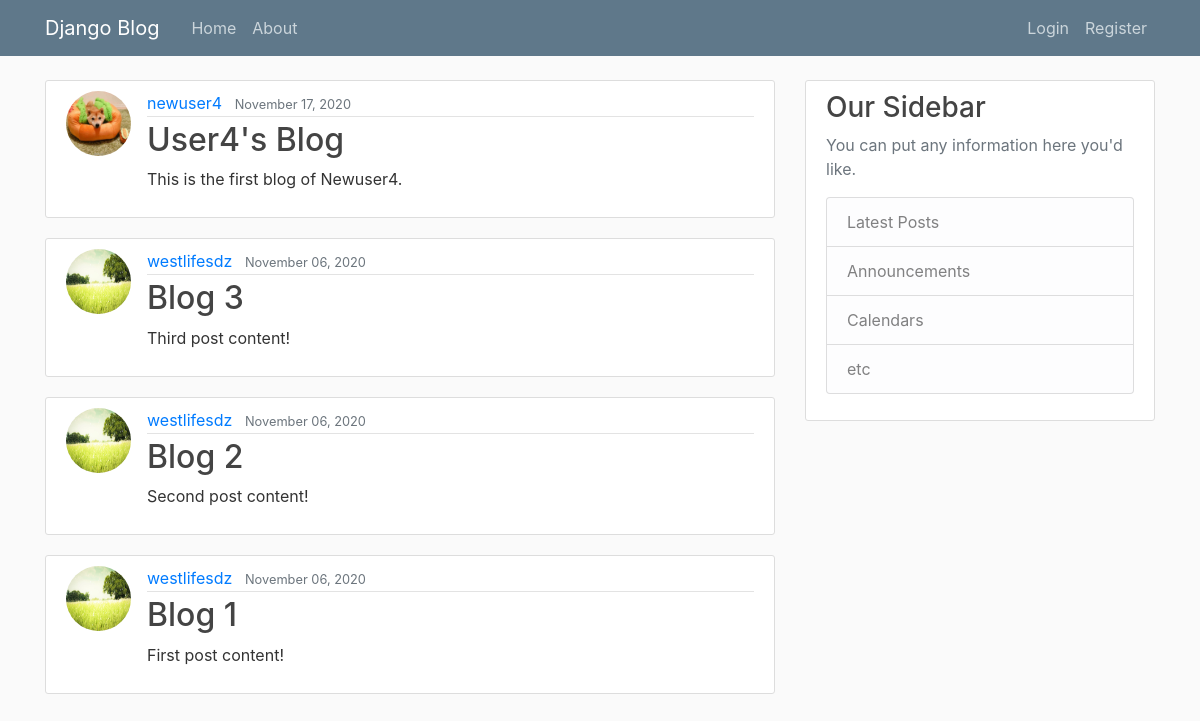
Before: / with the older database file.
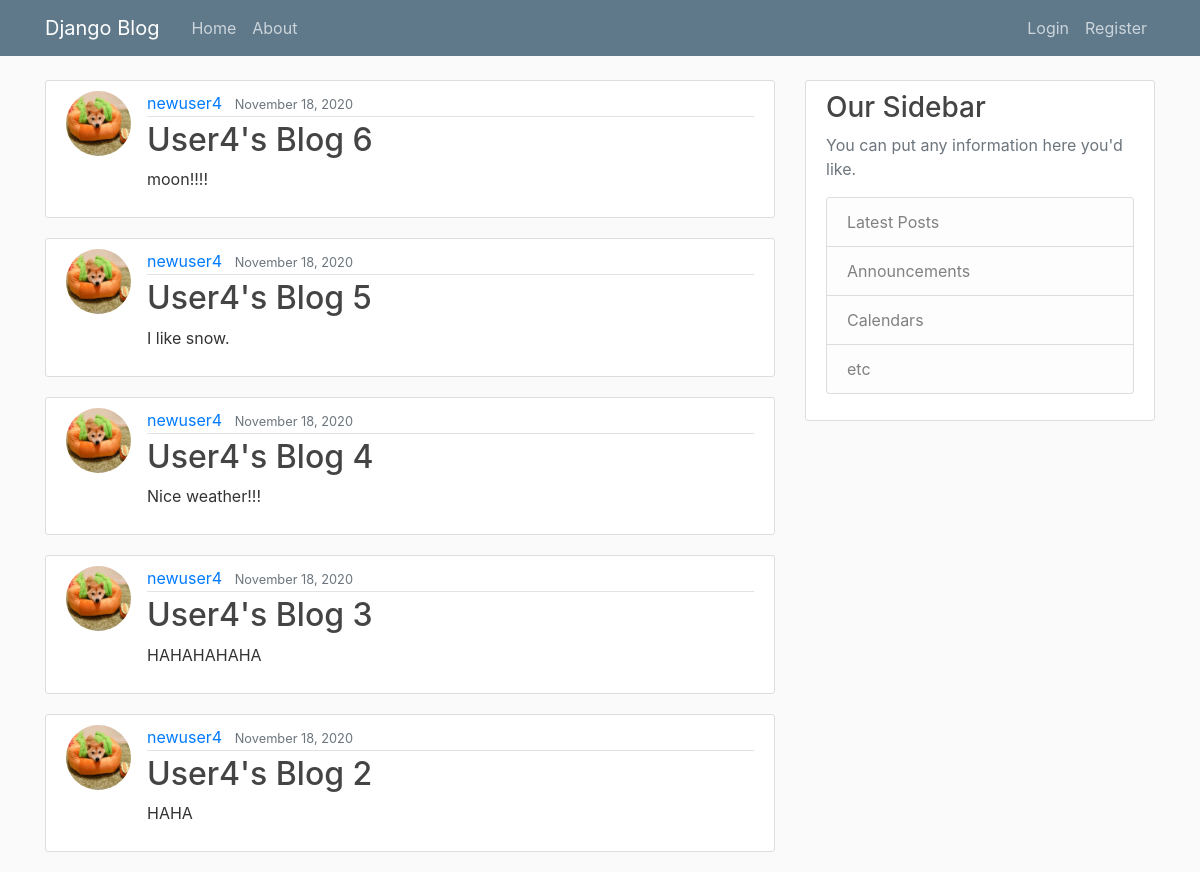
After: the same page with the newer database file.
### blog/models.py (models this page shows, shortened)
class Post(models.Model):
    title = models.CharField(max_length=100)
    content = models.TextField()
    data_posted = models.DateTimeField(default=timezone.now)
    author = models.ForeignKey(User, on_delete=models.CASCADE)

### users/models.py (models this page shows, shortened)
class Profile(models.Model):
    user = models.OneToOneField(User, on_delete=models.CASCADE)
    image = models.ImageField(default='default.jpg', upload_to='profile_pics')

### blog/views.py (the view)
# urls.py: path('', PostListView.as_view(), name='blog-home'),
class PostListView(ListView):
    model = Post
    template_name = 'blog/home.html'
    context_object_name = 'posts'
    ordering = ['-data_posted']
    paginate_by = 5

### blog/templates/blog/home.html
{% extends "blog/base.html" %}
{% block content %}
    {% for post in posts %}
        <article class="media content-section">
          <img class="rounded-circle article-img" src="{{ post.author.profile.image.url }}">
          <div class="media-body">
            <div class="article-metadata">
              <a class="mr-2" href="#">{{ post.author }}</a>
              <small class="text-muted">{{ post.data_posted|date:"F d, Y" }}</small>
            </div>
            <h2><a class="article-title" href="{% url 'post-detail' post.id %}">{{ post.title }}</a></h2>
            <p class="article-content">{{ post.content }}</p>
          </div>
        </article>
    {% endfor %}
{% endblock content %}

Changed rows visible on the page:
no longer on this page (row unchanged): Post: author.profile.image (placeholder picture), author "newuser4", data_posted "November 17, 2020", title "User4's Blog", content "This is the first blog of Newuser4."
no longer on this page (row unchanged): Post: author.profile.image (picture), author "westlifesdz", data_posted "November 06, 2020", title "Blog 3", content "Third post content!"
no longer on this page (row unchanged): Post: author.profile.image (picture), author "westlifesdz", data_posted "November 06, 2020", title "Blog 2", content "Second post content!"
no longer on this page (row unchanged): Post: author.profile.image (picture), author "westlifesdz", data_posted "November 06, 2020", title "Blog 1", content "First post content!"
added Post: author.profile.image (placeholder picture), author "newuser4", data_posted "November 18, 2020", title "User4's Blog 6", content "moon!!!!"
added Post: author.profile.image (placeholder picture), author "newuser4", data_posted "November 18, 2020", title "User4's Blog 5", content "I like snow."
added Post: author.profile.image (placeholder picture), author "newuser4", data_posted "November 18, 2020", title "User4's Blog 4", content "Nice weather!!!"
added Post: author.profile.image (placeholder picture), author "newuser4", data_posted "November 18, 2020", title "User4's Blog 3", content "HAHAHAHAHA"
added Post: author.profile.image (placeholder picture), author "newuser4", data_posted "November 18, 2020", title "User4's Blog 2", content "HAHA"
